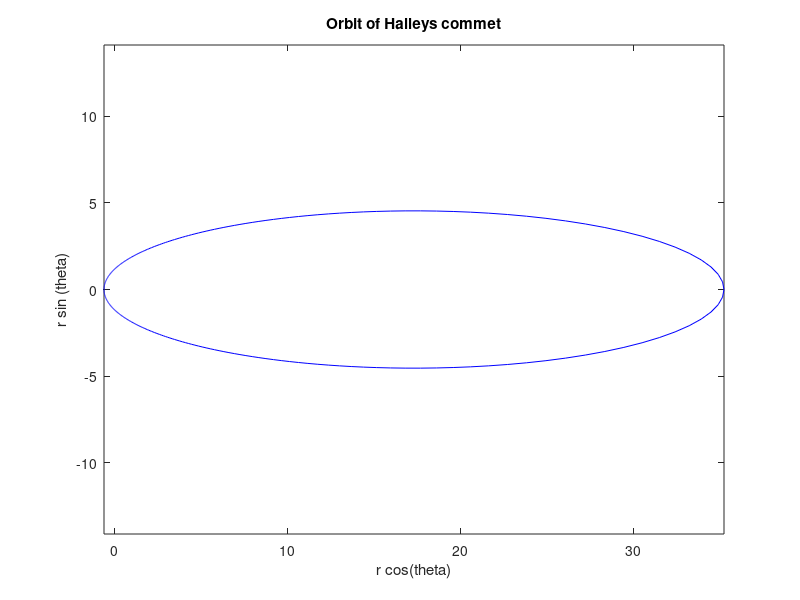

The MATLAB script that drew this image:
%{
    Name: Cleophas Kalekem
    Date: 2/24/2017
    Instructor: Praveen Chaturvedi
%}

%Q1: A program that draws the orbit of Halley's Comet and the earth
%(assumes that the earth is circular)

%formula  r  = a(1 - e^2)/(1- cos theta)

%Initialize the constants

%value of a
a = 17.9;

%value of eccentricity, e
e = 0.967276;

%the value of theta
range = 500;
theta = 0:2*pi/range:2*pi;

%the value of variable r
r = a*(1-e^2)./(1-e*cos(theta));

%the values of x-axes
x = r.*cos(theta);

%the values of y-cordinates
y = r.*sin(theta);

%plot the polar figure ranging from 0 to 2*pi
%the figure assumes that the earth is circular
%since we are plotting an elliptical figure, we add 'axis equal'
%at the end of the program
plot(x, y, 'b');
xlabel('r cos(theta)');
ylabel ('r sin (theta)');
title('Orbit of Halleys commet');
axis equal;















